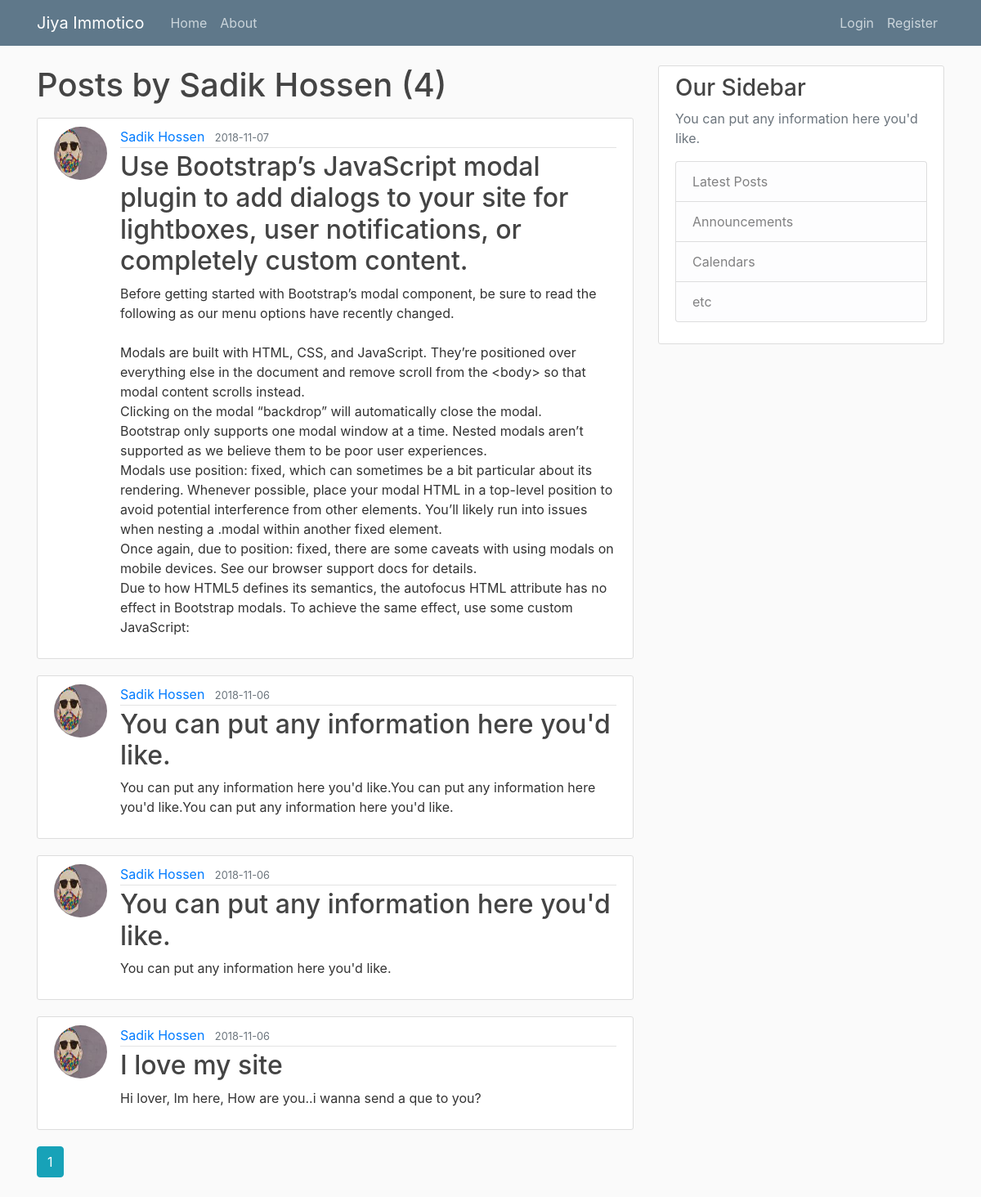
/user/Sadik Hossen, run on the app's committed database.
### flaskblog/models.py (models this page shows, shortened)
class User(db.Model, UserMixin):
    id = db.Column(db.Integer, primary_key=True)
    username = db.Column(db.String(20), unique=True, nullable=False)
    email = db.Column(db.String(120), unique=True, nullable=False)
    image_file = db.Column(db.String(20), nullable=False, default='default.jpg')
    password = db.Column(db.String(60), nullable=False)
    posts = db.relationship('Post', backref='author', lazy=True)

class Post(db.Model):
    id = db.Column(db.Integer, primary_key=True)
    title = db.Column(db.String(100), nullable=False)
    date_posted = db.Column(db.DateTime, nullable=False, default=datetime.utcnow)
    content = db.Column(db.Text, nullable=False)
    user_id = db.Column(db.Integer, db.ForeignKey('user.id'), nullable=False)

### flaskblog/routes.py (the view)
@app.route("/user/<string:username>")
def user_posts(username):
    page = request.args.get('page', 1, type=int)
    user = User.query.filter_by(username=username).first_or_404()
    posts = Post.query.filter_by(author=user)\
        .order_by(Post.date_posted.desc())\
        .paginate(page=page, per_page=5)
    return render_template('user_posts.html', posts=posts, user=user)

### flaskblog/templates/user_posts.html
{% extends "layout.html" %}
{% block content %}
    <h1 class="mb-3">Posts by {{ user.username }} ({{ posts.total }})</h1>
    {% for post in posts.items %}
        <article class="media content-section">
          <img class="rounded-circle article-img" src="{{ url_for('static', filename='profile_pics/' + post.author.image_file) }}">
          <div class="media-body">
            <div class="article-metadata">
              <a class="mr-2" href="{{ url_for('user_posts', username=post.author.username) }}">{{ post.author.username }}</a>
              <small class="text-muted">{{ post.date_posted.strftime('%Y-%m-%d') }}</small>
            </div>
            <h2><a class="article-title" href="{{ url_for('post', post_id=post.id) }}">{{ post.title }}</a></h2>
            <p class="article-content">{{ post.content }}</p>
          </div>
        </article>
    {% endfor %}
    {% for page_num in posts.iter_pages(left_edge=1, right_edge=1, left_current=1, right_current=2) %}
      {% if page_num %}
        {% if posts.page == page_num %}
          <a class="btn btn-info mb-4" href="{{ url_for('user_posts', username=user.username, page=page_num) }}">{{ page_num }}</a>
        {% else %}
          <a class="btn btn-outline-info mb-4" href="{{ url_for('user_posts', username=user.username, page=page_num) }}">{{ page_num }}</a>
        {% endif %}
      {% else %}
        ...
      {% endif %}
    {% endfor %}
{% endblock content %}

### flaskblog/static/main.css (style rules this page uses)
body { background: #fafafa; color: #333333; margin-top: 5rem; }
h1, h2, h3, h4, h5, h6 { color: #444444; }
.content-section { background: #ffffff; padding: 10px 20px; border: 1px solid #dddddd; border-radius: 3px; margin-bottom: 20px; }
.article-title { color: #444444; }
.article-content { white-space: pre-line; }
.article-img { height: 65px; width: 65px; margin-right: 16px; }
.article-metadata { padding-bottom: 1px; margin-bottom: 4px; border-bottom: 1px solid #e3e3e3 }

### data on the page
User: username "Sadik Hossen"
Post: image_file (picture), author.username "Sadik Hossen", date_posted "2018-11-07", title "Use Bootstrap’s JavaScript modal plugin to add dialogs to your site for lightboxes, user notifications, or completely custom content.", content "Before getting started with Bootstrap’s modal component, be sure to read the following as our menu options have recently changed. Modals are built with HTML, CSS, and JavaScript. They’re positioned over everything else in the document and remove scroll from the <body> so that modal content scrolls instead. Clicking on the modal “backdrop” will automatically close the modal. Bootstrap only supports one modal window at a time. Nested modals aren’t supported as we believe them to be poor user experiences. Modals use position: fixed, which can sometimes be a bit particular about its rendering. Whenever possible, place your modal HTML in a top-level position to avoid potential interference from…"
Post: image_file (picture), author.username "Sadik Hossen", date_posted "2018-11-06", title "You can put any information here you'd like.", content "You can put any information here you'd like.You can put any information here you'd like.You can put any information here you'd like."
Post: image_file (picture), author.username "Sadik Hossen", date_posted "2018-11-06", title "You can put any information here you'd like.", content "You can put any information here you'd like."
Post: image_file (picture), author.username "Sadik Hossen", date_posted "2018-11-06", title "I love my site", content "Hi lover, Im here, How are you..i wanna send a que to you?"

### other printed values
{{ posts.total }} "4"
{{ page_num }} "1"
